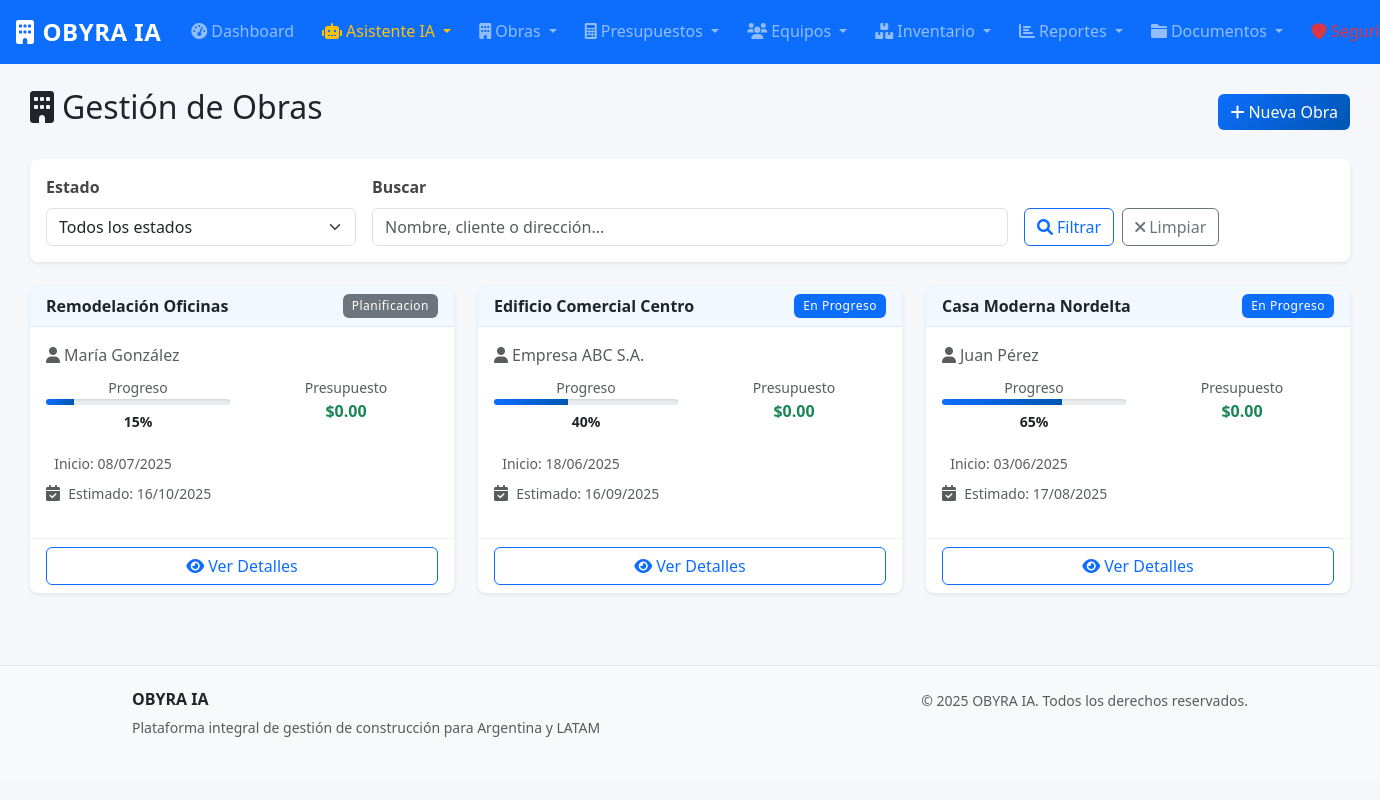
/obras/ (signed in), run on the app's committed database.
### models.py (models this page shows, shortened)
class Obra(db.Model):
    __tablename__ = 'obras'
    id = db.Column(db.Integer, primary_key=True)
    nombre = db.Column(db.String(200), nullable=False)
    descripcion = db.Column(db.Text)
    direccion = db.Column(db.String(300))
    cliente = db.Column(db.String(200), nullable=False)
    telefono_cliente = db.Column(db.String(20))
    email_cliente = db.Column(db.String(120))
    fecha_inicio = db.Column(db.Date)
    fecha_fin_estimada = db.Column(db.Date)
    fecha_fin_real = db.Column(db.Date)
    estado = db.Column(db.String(20), default='planificacion')  # planificacion, en_curso, pausada, finalizada, cancelada
    presupuesto_total = db.Column(db.Numeric(15, 2), default=0)
    costo_real = db.Column(db.Numeric(15, 2), default=0)
    progreso = db.Column(db.Integer, default=0)  # Porcentaje de avance
    fecha_creacion = db.Column(db.DateTime, default=datetime.utcnow)
    organizacion_id = db.Column(db.Integer, db.ForeignKey('organizaciones.id'), nullable=False)
    organizacion = db.relationship('Organizacion', back_populates='obras')
    etapas = db.relationship('EtapaObra', back_populates='obra', cascade='all, delete-orphan', lazy='dynamic')
    asignaciones = db.relationship('AsignacionObra', back_populates='obra', cascade='all, delete-orphan', lazy='dynamic')
    presupuestos = db.relationship('Presupuesto', back_populates='obra', lazy='dynamic')
    uso_inventario = db.relationship('UsoInventario', back_populates='obra', lazy='dynamic')

### obras.py (the view, shortened to what this page needs)
@obras_bp.route('/')
@login_required
def lista():
    if not current_user.puede_acceder_modulo('obras'):
        flash('No tienes permisos para acceder a este módulo.', 'danger')
        return redirect(url_for('reportes.dashboard'))
    estado = request.args.get('estado', '')
    buscar = request.args.get('buscar', '')
    query = Obra.query
    if estado:
        query = query.filter(Obra.estado == estado)
    obras = query.order_by(Obra.fecha_creacion.desc()).all()
    return render_template('obras/lista.html', obras=obras, estado=estado, buscar=buscar)

### app.py (called while the page is built)
@login_manager.user_loader
def load_user(user_id):
    from models import Usuario
    return Usuario.query.get(int(user_id))

@app.template_filter('fecha')
def fecha_filter(fecha):
    if fecha:
        return fecha.strftime('%d/%m/%Y')
    return ''

@app.template_filter('moneda')
def moneda_filter(valor):
    if valor is None:
        return '$0'
    return f'${valor:,.2f}'

@app.template_filter('estado_badge')
def estado_badge_filter(estado):
    badges = {
        'activo': 'bg-success',
        'inactivo': 'bg-secondary',
        'borrador': 'bg-secondary',
        'enviado': 'bg-warning',
        'aprobado': 'bg-success',
        'rechazado': 'bg-danger',
        'planificacion': 'bg-secondary',
        'en_progreso': 'bg-primary',
        'pausada': 'bg-warning',
        'finalizada': 'bg-success',
        'cancelada': 'bg-danger'
    }
    return badges.get(estado, 'bg-secondary')

### models.py (called while the page is built)
    def puede_acceder_modulo(self, modulo):
        permisos = {
            'administrador': ['obras', 'presupuestos', 'equipos', 'inventario', 'reportes', 'asistente', 'cotizacion', 'documentos', 'seguridad'],
            'tecnico': ['obras', 'presupuestos', 'inventario', 'reportes', 'asistente', 'cotizacion', 'documentos', 'seguridad'],
            'operario': ['obras', 'inventario', 'asistente', 'documentos']
        }
        return modulo in permisos.get(self.rol, [])

### templates/obras/lista.html (shortened to what this page needs)
{% extends "base.html" %}
{% block content %}
<div class="container-fluid mt-4">
    <div class="row">
        <div class="col-12">
            <div class="d-flex justify-content-between align-items-center mb-4">
                <h2><i class="fas fa-building me-2"></i>Gestión de Obras</h2>
                {% if current_user.rol in ['administrador', 'tecnico'] %}
                <a href="{{ url_for('obras.crear') }}" class="btn btn-primary">
                    <i class="fas fa-plus me-1"></i>Nueva Obra
                </a>
                {% endif %}
            </div>
        </div>
    </div>
    <div class="card mb-4">
        <div class="card-body">
            <form method="GET" class="row g-3">
                <div class="col-md-3">
                    <label for="estado" class="form-label">Estado</label>
                    <select class="form-select" id="estado" name="estado">
                        <option value="">Todos los estados</option>
                    </select>
                </div>
                <div class="col-md-6">
                    <label for="buscar" class="form-label">Buscar</label>
                    <input type="text" class="form-control" id="buscar" name="buscar"
                           value="{{ buscar }}" placeholder="Nombre, cliente o dirección...">
                </div>
                <div class="col-md-3 d-flex align-items-end">
                    <button type="submit" class="btn btn-outline-primary me-2">
                        <i class="fas fa-search me-1"></i>Filtrar
                    </button>
                    <a href="{{ url_for('obras.lista') }}" class="btn btn-outline-secondary">
                        <i class="fas fa-times me-1"></i>Limpiar
                    </a>
                </div>
            </form>
        </div>
    </div>
    <div class="row">
        {% if obras %}
            {% for obra in obras %}
            <div class="col-lg-6 col-xl-4 mb-4">
                <div class="card h-100 shadow-sm">
                    <div class="card-header d-flex justify-content-between align-items-center">
                        <h6 class="mb-0 fw-bold">{{ obra.nombre }}</h6>
                        <span class="badge {{ obra.estado|estado_badge }}">
                            {{ obra.estado.replace('_', ' ').title() }}
                        </span>
                    </div>
                    <div class="card-body">
                        <p class="text-muted mb-2">
                            <i class="fas fa-user me-1"></i>{{ obra.cliente }}
                        </p>
                        <div class="row text-center mb-3">
                            <div class="col-6">
                                <small class="text-muted d-block">Progreso</small>
                                <div class="progress mb-1" style="height: 6px;">
                                    <div class="progress-bar" role="progressbar"
                                         style="width: {{ obra.progreso }}%"></div>
                                </div>
                                <small class="fw-bold">{{ obra.progreso }}%</small>
                            </div>
                            <div class="col-6">
                                <small class="text-muted d-block">Presupuesto</small>
                                <strong class="text-success">{{ obra.presupuesto_total|moneda }}</strong>
                            </div>
                        </div>
                        {% if obra.fecha_inicio %}
                        <p class="text-muted mb-1">
                            <small>Inicio: {{ obra.fecha_inicio|fecha }}</small>
                        </p>
                        {% endif %}
                        {% if obra.fecha_fin_estimada %}
                        <p class="text-muted mb-3">
                            <i class="fas fa-calendar-check me-1"></i>
                            <small>Estimado: {{ obra.fecha_fin_estimada|fecha }}</small>
                        </p>
                        {% endif %}
                    </div>
                    <div class="card-footer bg-transparent">
                        <div class="d-grid">
                            <a href="{{ url_for('obras.detalle', id=obra.id) }}" class="btn btn-outline-primary">
                                <i class="fas fa-eye me-1"></i>Ver Detalles
                            </a>
                        </div>
                    </div>
                </div>
            </div>
            {% endfor %}
        {% endif %}
    </div>
</div>
{% endblock %}

### static/css/style.css (style rules this page uses)
:root { --primary-color: #0d6efd; --secondary-color: #6c757d; --success-color: #198754; --warning-color: #ffc107; --danger-color: #dc3545; --info-color: #0dcaf0; --dark-color: #212529; --light-color: #f8f9fa; --construction-orange: #ff6900; --construction-yellow: #ffb000; --construction-blue: #003f5c; --construction-gray: #464646; --shadow-sm: 0 0.125rem 0.25rem rgba(0, 0, 0, 0.075); --shadow: 0 0.5rem 1rem rgba(0, 0, 0, 0.15); --shadow-lg: 0 1rem 3rem rgba(0, 0, 0, 0.175); --border-radius: 0.375rem; --border-radius-lg: 0.5rem; --border-radius-xl: 1rem; }
body { font-family: 'Segoe UI', Tahoma, Geneva, Verdana, sans-serif; line-height: 1.6; color: var(--dark-color); background-color: #f5f7fa; margin: 0; padding: 0; }
html { margin: 0; padding: 0; }
* { box-sizing: border-box; }
.container-fluid { padding-left: 15px; padding-right: 15px; }
.card { border: none; border-radius: var(--border-radius-lg); box-shadow: var(--shadow-sm); transition: all 0.3s ease; }
.card-header { background-color: rgba(var(--bs-primary-rgb), 0.05); border-bottom: 1px solid rgba(var(--bs-primary-rgb), 0.1); border-radius: var(--border-radius-lg) var(--border-radius-lg) 0 0 !important; font-weight: 600; }
.card-footer { background-color: rgba(var(--bs-light-rgb), 0.5); border-top: 1px solid rgba(var(--bs-secondary-rgb), 0.1); }
.btn { border-radius: var(--border-radius); font-weight: 500; transition: all 0.3s ease; position: relative; overflow: hidden; }
.btn-primary { background: linear-gradient(135deg, var(--primary-color) 0%, #0056b3 100%); border: none; }
.form-control, .form-select { border-radius: var(--border-radius); border: 1px solid #dee2e6; transition: all 0.3s ease; }
.form-label { font-weight: 600; color: var(--construction-gray); margin-bottom: 0.5rem; }
.badge { font-weight: 500; letter-spacing: 0.5px; padding: 0.5em 0.75em; border-radius: var(--border-radius); }
.progress { border-radius: var(--border-radius); overflow: hidden; box-shadow: inset 0 1px 2px rgba(0, 0, 0, 0.1); }
.progress-bar { background: linear-gradient(90deg, var(--primary-color) 0%, #0056b3 100%); transition: width 0.6s ease; }

### data on the page
Obra: nombre "Remodelación Oficinas", estado.replace "Planificacion", cliente "María González", progreso "15", presupuesto_total|moneda "$0.00", fecha_inicio|fecha "08/07/2025", fecha_fin_estimada|fecha "16/10/2025"
Obra: nombre "Edificio Comercial Centro", estado.replace "En Progreso", cliente "Empresa ABC S.A.", progreso "40", presupuesto_total|moneda "$0.00", fecha_inicio|fecha "18/06/2025", fecha_fin_estimada|fecha "16/09/2025"
Obra: nombre "Casa Moderna Nordelta", estado.replace "En Progreso", cliente "Juan Pérez", progreso "65", presupuesto_total|moneda "$0.00", fecha_inicio|fecha "03/06/2025", fecha_fin_estimada|fecha "17/08/2025"
